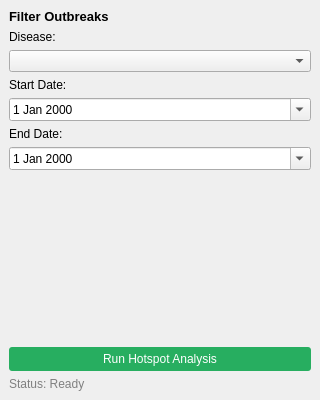
<?xml version="1.0" encoding="UTF-8"?><ui version="4.0"><class>DiseaseHotspotAnalystDockWidgetBase</class><widget class="QDockWidget" name="DiseaseHotspotAnalystDockWidgetBase"><property name="geometry"><rect><x>0</x><y>0</y><width>320</width><height>400</height></rect></property><property name="windowTitle"><string>Disease Hotspot Analyst</string></property><widget class="QWidget" name="dockWidgetContents"><layout class="QVBoxLayout" name="verticalLayout"><item><widget class="QLabel" name="label"><property name="font"><font><pointsize>10</pointsize><weight>75</weight><bold>true</bold></font></property><property name="text"><string>Filter Outbreaks</string></property></widget></item><item><widget class="QLabel" name="label_2"><property name="text"><string>Disease:</string></property></widget></item><item><widget class="QComboBox" name="diseaseComboBox"/></item><item><widget class="QLabel" name="label_3"><property name="text"><string>Start Date:</string></property></widget></item><item><widget class="QDateEdit" name="startDateEdit"><property name="calendarPopup"><bool>true</bool></property></widget></item><item><widget class="QLabel" name="label_4"><property name="text"><string>End Date:</string></property></widget></item><item><widget class="QDateEdit" name="endDateEdit"><property name="calendarPopup"><bool>true</bool></property></widget></item><item><spacer name="verticalSpacer"><property name="orientation"><enum>Qt::Vertical</enum></property><property name="sizeHint" stdset="0"><size><width>20</width><height>40</height></size></property></spacer></item><item><widget class="QPushButton" name="runAnalysisButton"><property name="styleSheet"><string notr="true">background-color: #27ae60; color: white; padding: 5px; border-radius: 3px;</string></property><property name="text"><string>Run Hotspot Analysis</string></property></widget></item><item><widget class="QLabel" name="statusLabel"><property name="styleSheet"><string notr="true">color: grey;</string></property><property name="text"><string>Status: Ready</string></property></widget></item></layout></widget></widget><resources/><connections/></ui>
